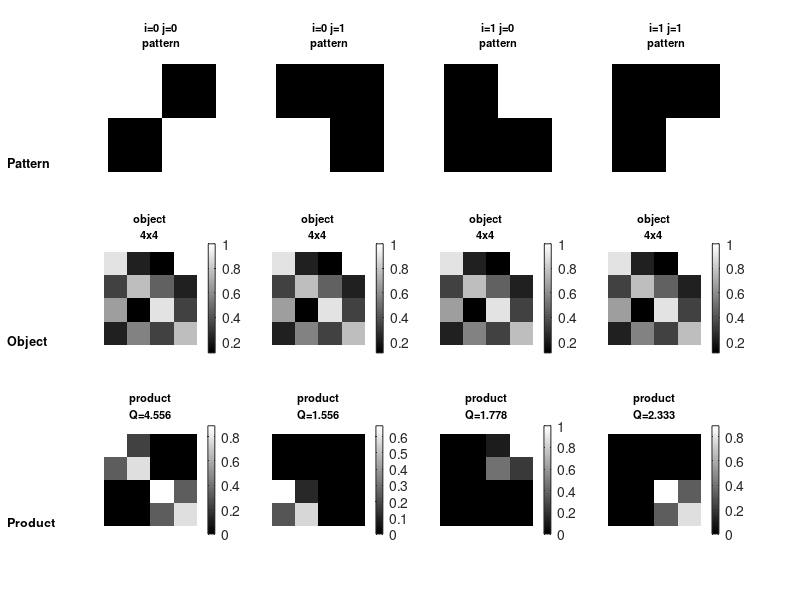

Write the MATLAB code that produced this figure. (Note: this script raises an error after producing the figure.)
clear; clc; close all;
addpath('core');

p  = 2;
Nx = 1;
Ny = 1;
N  = 1;

pat = [0 0 0 0;
       0 1 0 0;
       0 0 1 0;
       0 0 0 0];

% [My*(Ny+1) , Mx*(Nx+1)] = [4x4]
object = [0.8 0.2 0.1 0.9;
          0.3 0.7 0.4 0.2;
          0.6 0.1 0.8 0.3;
          0.2 0.5 0.3 0.7];

patterns = cell(1,1);
patterns{1} = double(pat);

fprintf('Base pattern:\n');  disp(pat);
fprintf('Object (4x4):\n'); disp(object);


total_shifts = (Nx+1)*(Ny+1);   % = 4
Q_manual = zeros(total_shifts, 1);

figure('Name','Bucket Signal Steps','Position',[100 100 1100 700]);

col = 1;
for i = 0:Nx
    for j = 0:Ny

        shifted = circshift(pat, [j, i]);
        effective = shifted(2:p+1, 2:p+1);
        subpixel = double(kron(effective, ones(Ny+1, Nx+1)));

        object_norm = object / max(object(:));
        product = subpixel .* object_norm;
        Q_manual(col) = sum(product(:));

        fprintf('\n--- shift(i=%d j=%d) ---\n', i, j);
        fprintf('subpixel pattern:\n'); disp(subpixel);
        fprintf('object:\n'); disp(object);
        fprintf('product:\n'); disp(product);
        fprintf('Q(%d) = sum = %.4f\n', col, Q_manual(col));

        % subpixel pattern
        subplot(3, total_shifts, col);
        imagesc(subpixel); colormap gray; axis image off;
        title(sprintf('i=%d j=%d\npattern',i,j),'FontSize',8);

        % object
        subplot(3, total_shifts, col + total_shifts);
        imagesc(object_norm); colormap gray; axis image off;
        title(sprintf('object\n%dx%d',size(object,1),size(object,2)),'FontSize',8);
        colorbar;

        % product
        subplot(3, total_shifts, col + 2*total_shifts);
        imagesc(product); colormap gray; axis image off;
        title(sprintf('product\nQ=%.3f',Q_manual(col)),'FontSize',8);
        colorbar;

        col = col + 1;
    end
end


annotation('textbox',[0.01 0.72 0.07 0.05],'String','Pattern', ...
           'EdgeColor','none','FontSize',9,'FontWeight','bold');
annotation('textbox',[0.01 0.42 0.07 0.05],'String','Object', ...
           'EdgeColor','none','FontSize',9,'FontWeight','bold');
annotation('textbox',[0.01 0.12 0.07 0.05],'String','Product', ...
           'EdgeColor','none','FontSize',9,'FontWeight','bold');

sgtitle(sprintf('Bucket Signal Q | p=%d Nx=%d Ny=%d | Q = sum(pattern x object)', ...
        p, Nx, Ny));
saveas(gcf,'results/figures/test_bucket_signal.png');
fprintf('\nFigure saved.\n');


fprintf('\n=== Comparing manual vs simulate_bucket_signal ===\n');
Q_fn = simulate_bucket_signal(object, patterns, p, p, Nx, Ny, 0);

fprintf('\nManual Q:    '); fprintf('%.4f  ', Q_manual); fprintf('\n');
fprintf('Function Q:  '); fprintf('%.4f  ', Q_fn);     fprintf('\n');


checks = {
    'SIZE  ', isequal(size(Q_fn), size(Q_manual));
    'VALUES', max(abs(Q_fn - Q_manual)) < 1e-10;
    'LENGTH', length(Q_fn) == N*(Nx+1)*(Ny+1);
    'NONNEG', all(Q_fn >= 0);
};

fprintf('\n--- Results ---\n');
for k = 1:size(checks,1)
    if checks{k,2}
        fprintf('%s: PASS ✓\n', checks{k,1});
    else
        fprintf('%s: FAIL ✗\n', checks{k,1});
    end
end
